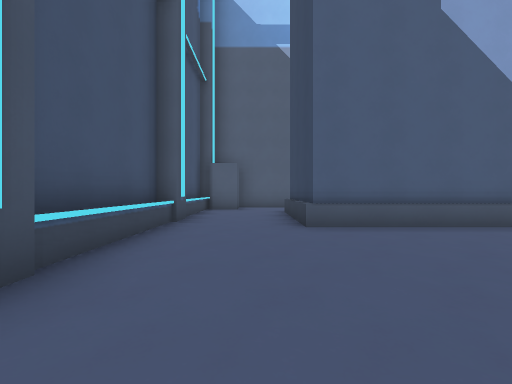
View 1 (above)

18 first-person views from a walk through a Godot game level. The camera is 1.2 m above the floor, looks level and sees 90° across. The floor is counted in squares, 2 m on a side. Each view is taken from the middle of a square. On the plan, view 1 faces up. The plan holds only what a view shows up to about 9 squares ahead; the rest is blank. The place goes on beyond the plan. Characters and animated objects are left out.

View 2
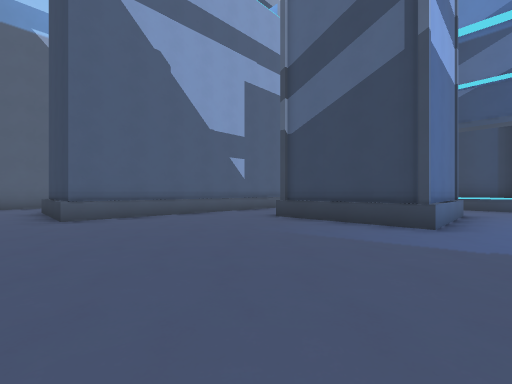

View 3
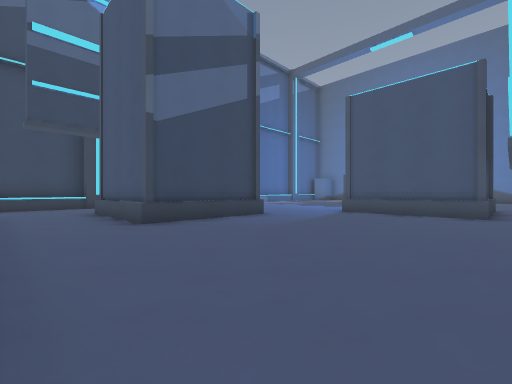

View 4
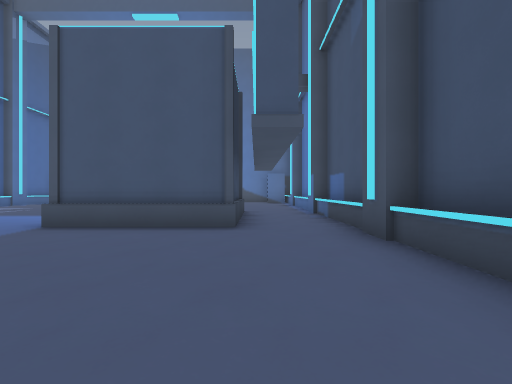

View 5
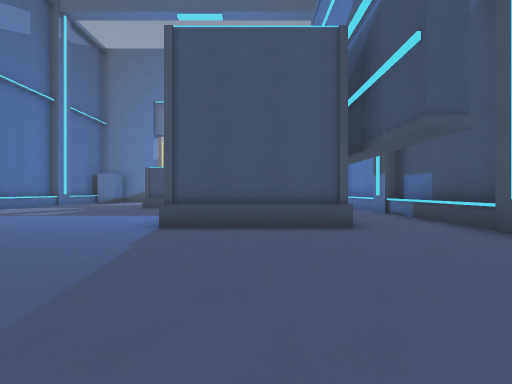

View 6
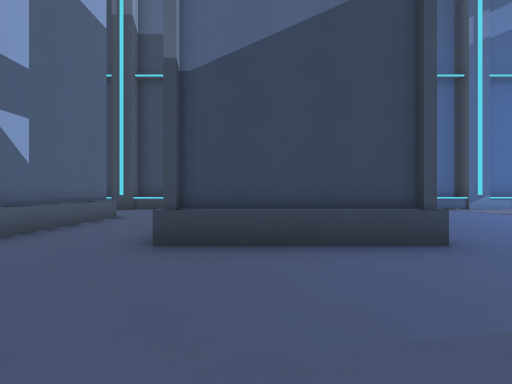

View 7
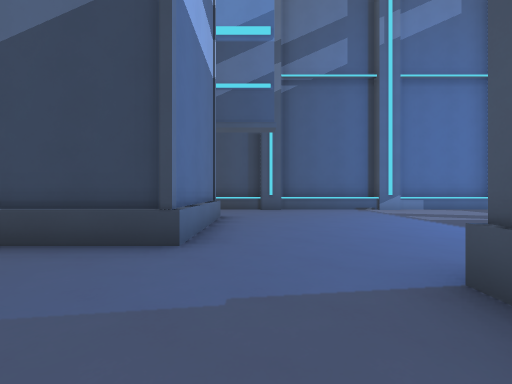

View 8
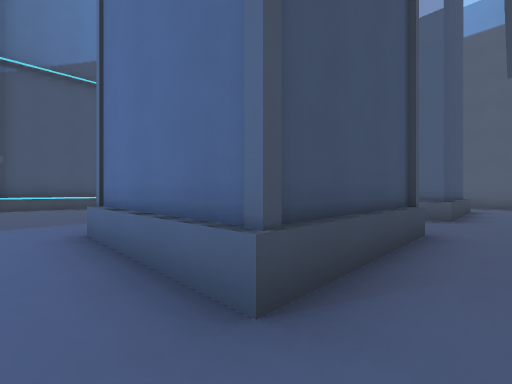

View 9
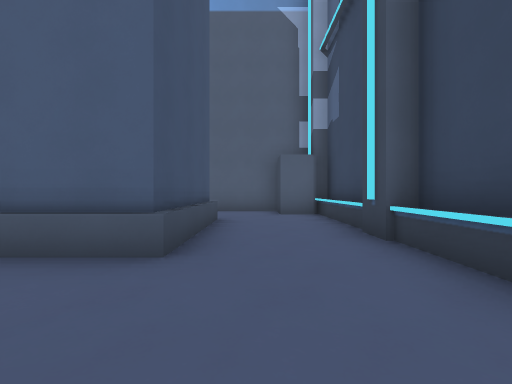

View 10
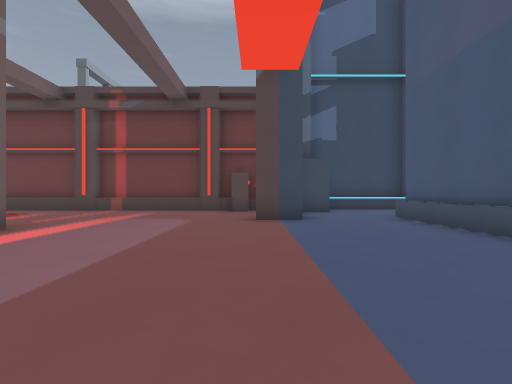

View 11
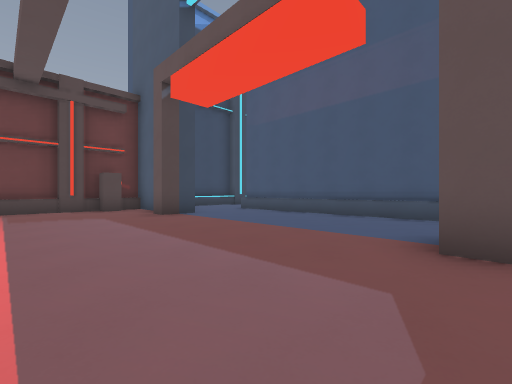

View 12
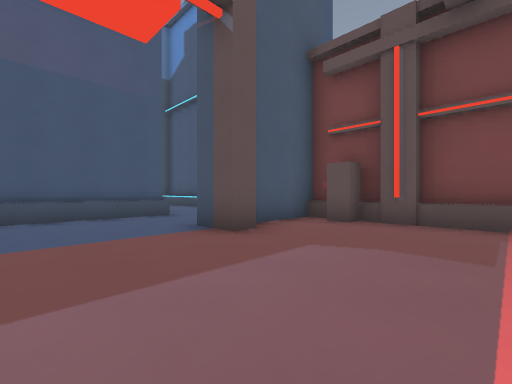

View 13
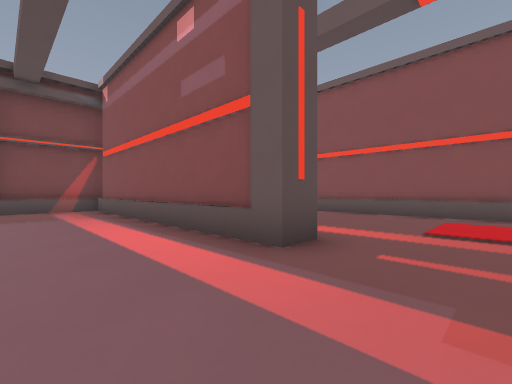

View 14
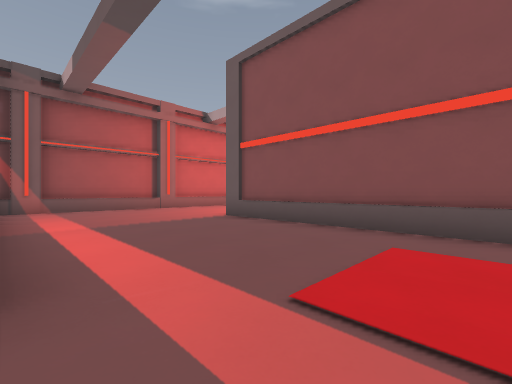

View 15
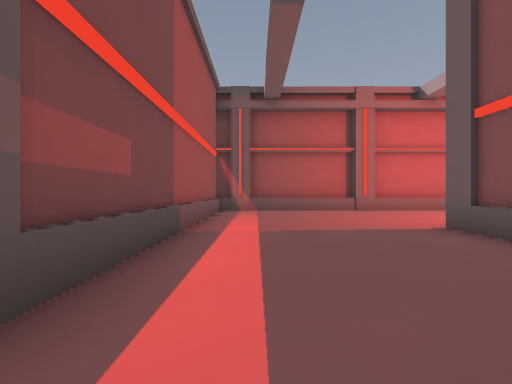

View 16
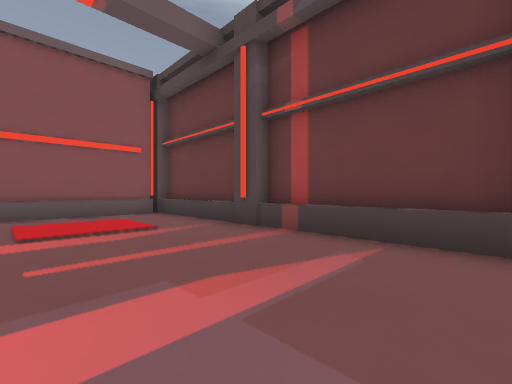

View 17
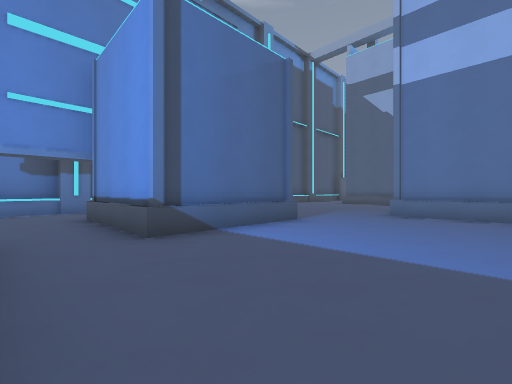

View 18
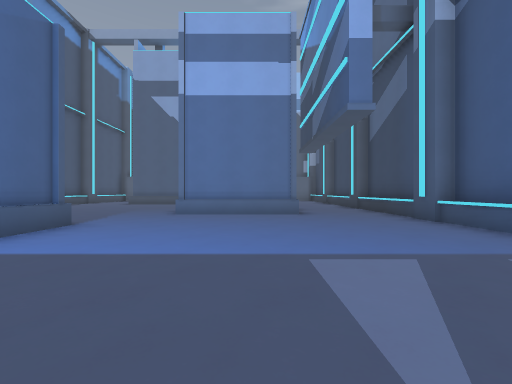

### Floor plan
Points are (right, up) in squares from view 1. A wall is a line through its corners. A room is listed if a view was taken in it or the views show most of it. See-through windows are left out.
Room 1 (views 1, 2, 3, 4, 5, 6, 7, 9)
walls: (4.8, 2) (8.1, 2) (8.1, -1); (5, -1.2) (5, 2.2); (1, 4.4) (1, 7.5); (3.5, -3.2) (3.5, -4.4); (-1.7, 0.1) (-1.7, -8); (-2, -0.2) (-2, -2.2); (-2, 5.1) (-2, 2.2); (-2, -3.2) (-2, -6.2); (-1.7, 5.9) (-1.7, 1.5); (3.6, -6.5) (0.4, -6.5) (0.4, -3.5) (3.8, -3.5); (10.5, 1.9) (10.5, 8.5); (11, 2.2) (11, 5.1); (8.1, 7.5) (8.1, 4.5) (0.8, 4.5); (10.5, -2.6) (10.5, -0.1); (11, -2.1) (11, 1); (-0.6, 8.8) (-1.6, 8.8); (-2, -6.8) (-2, -8); (0.8, 10) (0, 10); (-2, 8.9) (-2, 7.2); (11, 5.9) (11, 9.1); (10.6, 8.8) (9.7, 8.8) (9.7, 9.6); (9.8, 10) (8.4, 10)
low walls: (10.7, 1.9) (10.7, 5.2); (10.7, -2.2) (10.7, 1); (-1.7, 8.2) (-1.7, 6.1); (10.7, 5.9) (10.7, 9.1)
ways out: opening at (3.6, -4.8) to room 2; opening at (9.5, -1.5) to room 2; opening at (1, 8.5) to room 3; opening at (8, 8.5) to room 3
Room 2 (views 8, 17, 18)
walls: (3.5, -4.4) (3.5, -6.8); (8.1, -1) (4.8, -1); (11, -6.2) (11, -2.8); (10.5, -8.5) (10.5, -2.6); (11, -8.5) (11, -7.1)
low walls: (10.7, -6.2) (10.7, -2.8); (10.7, -8.5) (10.7, -6.9)
ways out: opening at (3.6, -4.8) to room 1; opening at (9.5, -1.5) to room 1
Room 3 (views 10, 11, 12, 13, 14, 15, 16)
walls: (6.3, 15.9) (6.3, 15.2) (-1.2, 15.2) (-1.2, 11.8); (1, 11) (1.5, 11) (1.5, 10); (8.4, 10) (7.5, 10) (7.5, 11) (8, 11); (9.1, 10.5) (10.2, 10.5); (9.8, 11.1) (9.8, 11.8); (10.5, 12.8) (10.5, 16.2); (10.2, 11.8) (10.2, 20.5); (10.5, 11.6) (10.5, 12.2); (10.5, 17) (10.5, 20.3) (2.8, 20.3); (-0.9, 11.8) (-0.9, 11.2); (10.5, 10.8) (10.5, 11.2); (-1.5, 12.1) (-1.5, 11.6); (-1.5, 16.2) (-1.5, 12.8); (-1.5, 10.5) (0.5, 10.5); (0.8, 7.5) (8.1, 7.5); (-1.5, 20.2) (-1.5, 16.8); (-1.2, 20.5) (-1.2, 15.9) (5.9, 15.9)
low walls: (10.2, 10.5) (10.2, 11.2); (-1.2, 11.1) (-1.2, 10.5)
ways out: opening at (1, 8.5) to room 1; opening at (8, 8.5) to room 1

Where each view was taken, in squares from view 1:
view 1: 0 up, 0 right, facing up
view 2: 2 down, 0 right, facing up-right
view 3: 4 up, 0 right, facing down-right
view 4: 1 up, 0 right, facing down
view 5: 1 up, 2 right, facing down
view 6: 1 up, 2 right, facing right
view 7: 2 down, 2 right, facing right
view 8: 2 down, 9 right, facing up-left
view 9: 2 up, 9 right, facing up
view 10: 11 up, 2 right, facing right
view 11: 14 up, 1 right, facing down-right
view 12: 14 up, 4 right, facing down-left
view 13: 13 up, 8 right, facing up-left
view 14: 16 up, 8 right, facing up-left
view 15: 17 up, 7 right, facing left
view 16: 13 up, 7 right, facing up-right
view 17: 8 down, 7 right, facing up-left
view 18: 8 down, 7 right, facing up
